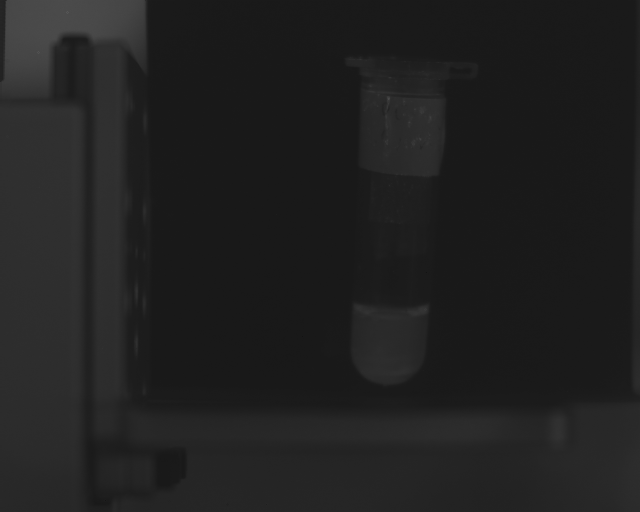
#> input picture 10mw-20ms-mid-c.tif, 640 x 512 px
$ python cube.py
#> lines starting #> are read from the running program, lines starting #| are printed output that depends on the picture; after the words box and inside, x2 and y2 are one past the last pixel; in counts of white or black regions, pixels touching at a corner belong together
import cv2
import numpy as np

# 读取图像
orig = cv2.imread('10mw-20ms-mid-c.tif')
#> orig is the input picture: shape (512, 640, 3); min 19, max 86, mean 32.6

# 生成全局增强图
dst = cv2.applyColorMap(orig, cv2.COLORMAP_AUTUMN)
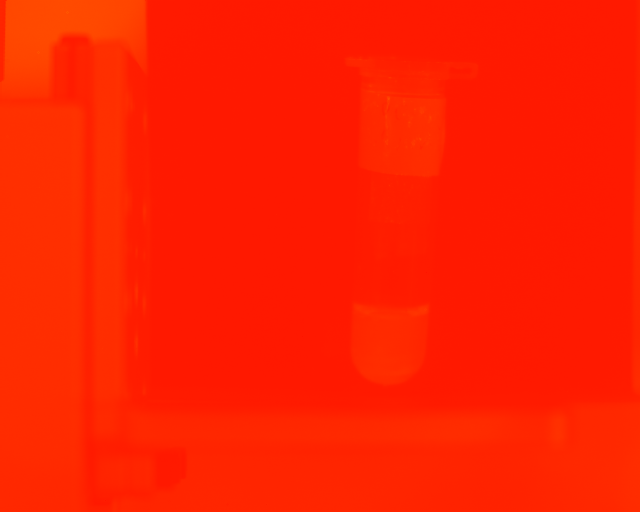
#> dst: shape (512, 640, 3); mean B, G, R 0, 32.6, 255
# 归一化灰度化
img = np.mean(orig,axis=2)
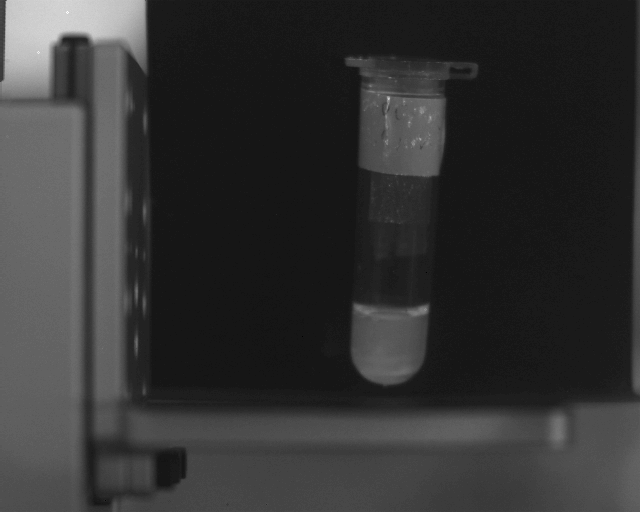
#> img: shape (512, 640) float64; min 19, max 86, mean 32.6; drawn with min black and max white
img = (img/np.max(img) *255).astype('uint8')
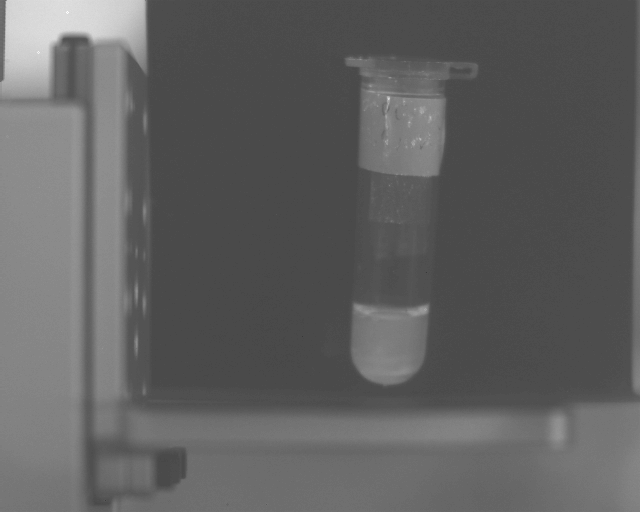
#> img: shape (512, 640); min 56, max 255, mean 96.2
# 去噪
blur = cv2.GaussianBlur(img, (5,5), 0, 0, cv2.BORDER_DEFAULT)
# 二值化
im5 = np.where(blur[...] < 80, 0, 255)
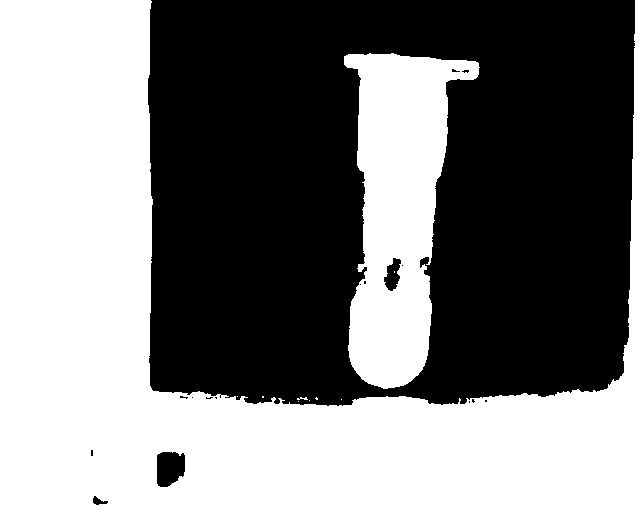
#> im5: shape (512, 640) int64; 49.4% white; 10 white regions (7 under 20 px), largest, box (x1, y1, x2, y2) and area: (0, 0, 640, 512) 135949, (344, 53, 480, 389) 26041, (297, 397, 308, 400) 20
im5 = im5.astype('uint8')
# 腐蚀
kernel = np.ones((5,5),np.uint8)
im5 = cv2.erode(im5,kernel,iterations = 1)
#> im5: shape (512, 640); 47.6% white; 3 white regions (1 under 20 px), largest, box (x1, y1, x2, y2) and area: (0, 0, 640, 512) 132435, (346, 56, 477, 387) 23485
# cv2.imshow('result',im5.astype('uint8'))
# cv2.waitKey(0)
# 去除外围影响
w,h = im5.shape
#> w = 512; h = 640
for i in range(w):
    if(np.sum(im5[i,:])<(h/3)*255):
        im5[0:i,:] = np.zeros_like(im5[0:i,:]) *255
        break
for i in range(w-1,0,-1):
    if(np.sum(im5[i,:])<(h/3)*255):
        im5[i:w,:] = np.zeros_like(im5[i:w,:]) *255
        break
#> im5: shape (512, 640); 25.8% white; 5 white regions (2 under 20 px), largest, box (x1, y1, x2, y2) and area: (0, 0, 151, 393) 58294, (346, 56, 477, 387) 23485, (602, 0, 640, 393) 2904
for i in range(h):
    if(np.sum(im5[:,i])<(w/3)*255):
        im5[:,0:i] = np.zeros_like(im5[:,0:i]) *255
        break
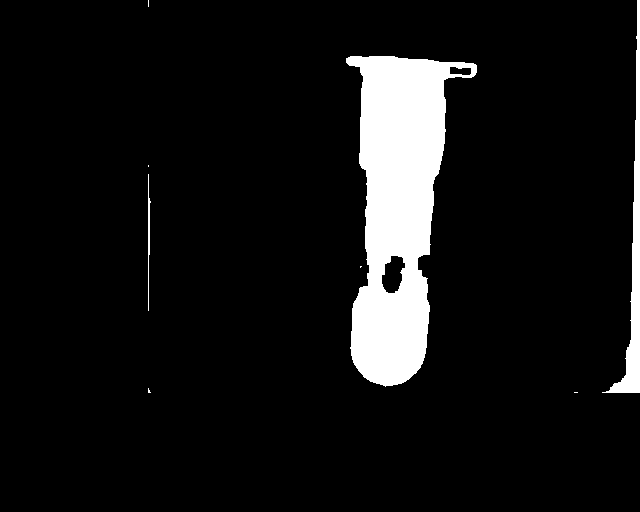
#> im5: shape (512, 640); 8.1% white; 8 white regions (5 under 20 px), largest, box (x1, y1, x2, y2) and area: (346, 56, 477, 387) 23485, (602, 0, 640, 393) 2904, (148, 174, 151, 311) 196
for i in range(h-1,0,-1):
    if(np.sum(im5[:,i])<(w/3)*255):
        im5[:,i:h] = np.zeros_like(im5[:,i:h]) *255
        break
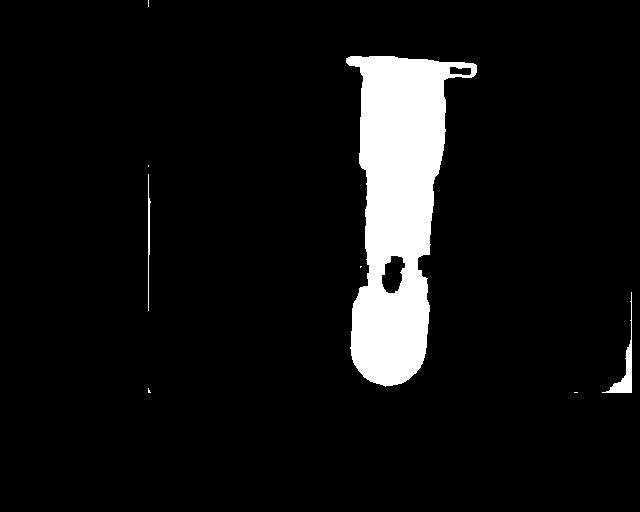
#> im5: shape (512, 640); 7.4% white; 8 white regions (5 under 20 px), largest, box (x1, y1, x2, y2) and area: (346, 56, 477, 387) 23485, (602, 292, 632, 393) 533, (148, 174, 151, 311) 196
# 腐蚀
kernel = np.ones((5,5),np.uint8)
im5 = cv2.erode(im5,kernel,iterations = 3)
#> im5: shape (512, 640); 5.1% white; 1 white region, box (x1, y1, x2, y2) and area: (357, 62, 444, 379) 16826
# 膨胀
element = cv2.getStructuringElement(cv2.MORPH_RECT, (7,7))
dilation_img = cv2.dilate(im5, element, iterations=5)
#> dilation_img: shape (512, 640); 9.8% white; 1 white region, box (x1, y1, x2, y2) and area: (342, 47, 459, 394) 32084
# 伪彩色增强
for i in range(w):
    for j in range(h):
        if(dilation_img[i,j]==255):
            orig[i,j,:] = dst[i,j,:]
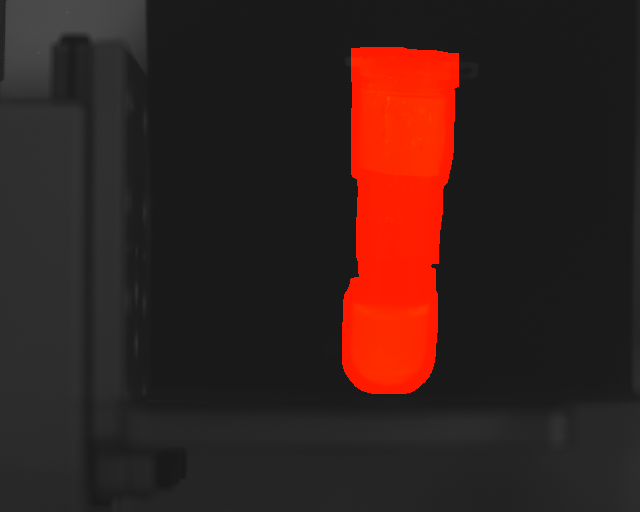
#> orig: shape (512, 640, 3); 9.79% of pixels changed, all inside (x1, y1, x2, y2) = (342, 47, 459, 394)

# 轮廓提取
# contours, hierarchy = cv2.findContours(dilation_img.astype('uint8'), cv2.RETR_EXTERNAL, cv2.CHAIN_APPROX_SIMPLE)

cv2.imshow("result", orig)
cv2.waitKey(0)
